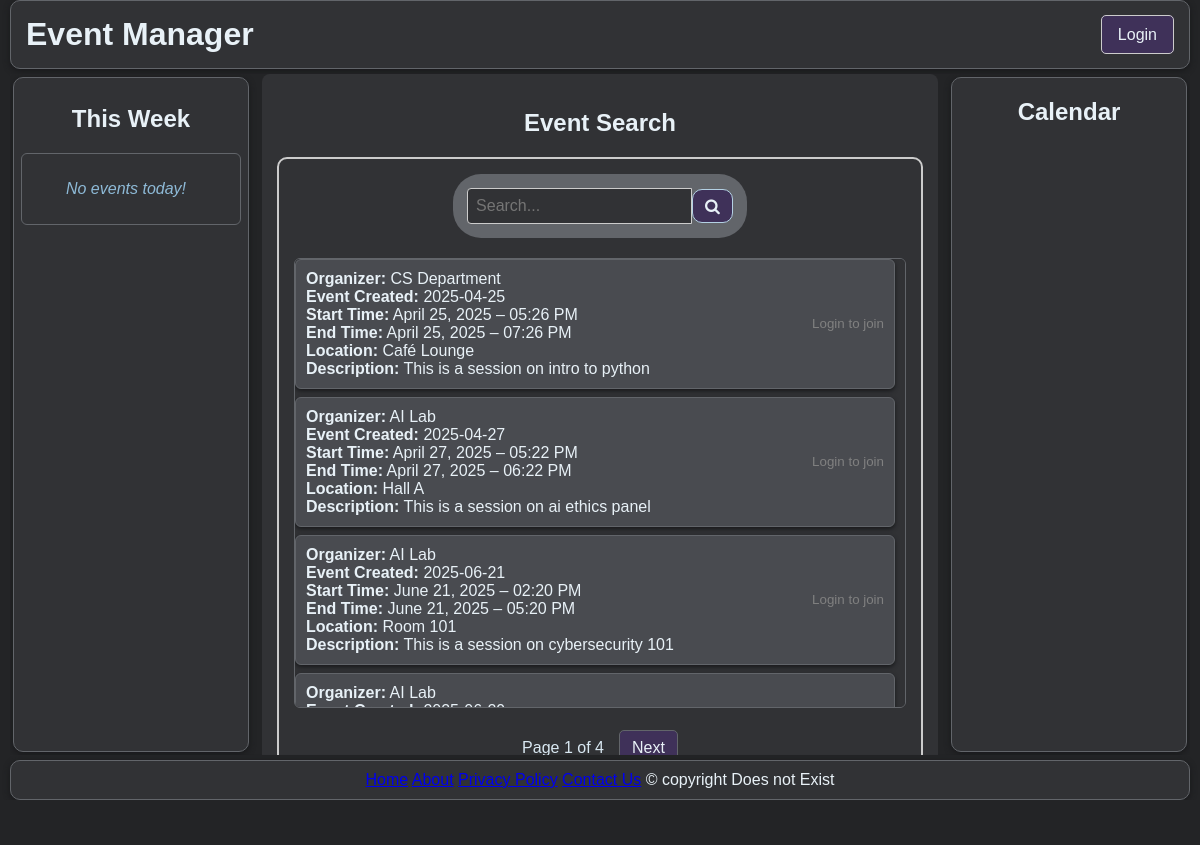
The page / on the database its author committed.
### src/event_model.py (models this page shows, shortened)
class Events(Base):
    __tablename__ = "events"
    uid: Mapped[int] = mapped_column(Integer, primary_key=True, index=True)
    owner_uid: Mapped[int] = mapped_column(Integer, index=True)
    title: Mapped[str] = mapped_column(String, nullable=False)
    date: Mapped[DateTime] = mapped_column(DateTime, nullable=True)
    start_time: Mapped[DateTime] = mapped_column(DateTime, nullable=False)
    end_time: Mapped[DateTime] = mapped_column(DateTime, nullable=True)
    location: Mapped[str] = mapped_column(String, nullable=True)
    event_type: Mapped[str] = mapped_column(String, nullable=True)
    organizer: Mapped[str] = mapped_column(String, nullable=True, default="Unknown")
    tags: Mapped[str] = mapped_column(String, nullable=True, default="")
    image_urls: Mapped[str] = mapped_column(String, nullable=True, default="")
    description: Mapped[str] = mapped_column(String, nullable=True)
    archived: Mapped[bool] = mapped_column(default=False)
    attendees: Mapped[list["User"]] = relationship(
        "User",
        secondary="event_signups",
        back_populates="events"
    )

### main.py (the view, shortened to what this page needs)
@app.get("/", response_class=HTMLResponse)
def main(
    request: Request,
    db_event: Session = Depends(get_event_session),
    current_user: Optional[UserBase] = Depends(get_current_user),
    page: int = 1,
    per_page: int = 20
):
    from datetime import timedelta
    today = date.today()
    start_of_week = today - timedelta(days=today.weekday())
    end_of_week = start_of_week + timedelta(days=6)
    events_this_week = []
    joined_event_ids = set()
    query = db_event.query(EventBase).filter(EventBase.archived == False)
    all_events = query.offset((page - 1) * per_page).limit(per_page).all()
    total_events = query.count()
    total_pages = (total_events + per_page - 1) // per_page
    return templates.TemplateResponse('home.html', {
        'request': request,
        'username': current_user.username if current_user else None,
        'events_today': events_this_week,
        'all_events': all_events,
        'page': page,
        'total_pages': total_pages,
        'joined_event_ids': joined_event_ids
    })

### db/session.py (called while the page is built)
def get_user_session():
    db = SessionLocal_usr()
    try:
        yield db
    finally:
        db.close()

def get_event_session():
    db = SessionLocal_usr()
    try:
        yield db
    finally:
        db.close()

### main.py (called while the page is built, shortened)
def get_current_user(request: Request, db: Session = Depends(get_user_session)):
    token = request.cookies.get("access_token")
    if not token:
        return None

### templates/home.html (shortened to what this page needs)
<!DOCTYPE html>
<html data-theme="dark">
<head>
  <link rel="stylesheet" href="/static/styles.css">
  <link rel="stylesheet" href="https://cdnjs.cloudflare.com/ajax/libs/font-awesome/4.7.0/css/font-awesome.min.css">
  <link href="https://cdn.jsdelivr.net/npm/fullcalendar@6.1.8/index.global.min.css" rel="stylesheet" />
</head>
<body>
  <div class="page-container">
    <div class="header">
      <div class="header-left">
        <h1>Event Manager</h1>
      </div>
      <div class="header-right">
        {% if username %}
          <a href="/profile/home" class="login-btn">Profile</a>
        {% else %}
          <a href="/login" class="login-btn">Login</a>
        {% endif %}
      </div>
    </div>
    <div class="content">
      <div class="left">
        <h2 style="text-align:center;">This Week</h2>
        <div class="menu scrollable-event-list">
          {% if not events_today %}
            <p style="padding: 10px; font-style: italic; color: var(--text-300);">No events today!</p>
          {% endif %}
        </div>
      </div>
      <div class="main">
        <div class="search-section">
          <h2 style="text-align:center;">Event Search</h2>
          <div class="search-box">
            <div class="search-centered">
              <div class="search">
                <form action="/search">
                  <input type="search" placeholder="Search..." name="search">
                  <button type="submit"><i class="fa fa-search"></i></button>
                </form>
              </div>
            </div>
            <div class="search-centered">
              <div class="scrollable-event-list-home">
                {% if all_events %}
                  {% for event in all_events %}
                    <div class="event-card">
                      <div class="event-inner">
                        <div class="event-details">
                          <span><b>Organizer:</b> {{ event.organizer }}</span><br>
                          <span><b>Event Created:</b> {{ event.date.strftime('%Y-%m-%d') }}</span><br>
                          <span><b>Start Time:</b> {{ event.start_time.strftime('%B %d, %Y – %I:%M %p') }}</span><br>
                          <span><b>End Time:</b> {{ event.end_time.strftime('%B %d, %Y – %I:%M %p') }}</span><br>
                          <span><b>Location:</b> {{ event.location }}</span><br>
                          <span><b>Description:</b> {{ event.description }}</span><br>
                        </div>
                        <div class="scroll-join-button">
                          {% if username %}
                          {% set is_joined = event.uid in joined_event_ids %}
                          <button
                            class="join-btn"
                            onclick="toggleJoin({{ event.uid }}, this)"
                            data-joined="{{ 'true' if is_joined else 'false' }}"
                          >
                            {{ 'Joined!' if is_joined else 'Join' }}
                          </button>
                          {% else %}
                            <small style="color: gray;">Login to join</small>
                          {% endif %}
                        </div>
                      </div>
                    </div>
                  {% endfor %}
                {% else %}
                  <p style="color: var(--text-300); font-style: italic;">No events available.</p>
                {% endif %}
              </div>
            </div>
            <div class="pagination">
              <span>Page {{ page }} of {{ total_pages }}</span>
              {% if page < total_pages %}
                <a href="/?page={{ page + 1 }}">Next</a>
              {% endif %}
            </div>
          </div>
        </div>
      </div>
      <div class="right">
        <h2 style="margin-bottom: 10px;">Calendar</h2>
      </div>
    </div>
    <div class="footer">
      <div class="botnav">
        <a class="active" href="#home">Home</a>
        <a href="#About">About</a>
        <a href="#pPolicy">Privacy Policy</a>
        <a href="#Contact">Contact Us</a>
        <a>© copyright Does not Exist </a>
      </div>
    </div>
  </div>
</body>
</html>

### rows shown on the page
Events: organizer "CS Department", date "2025-04-25", start_time "April 25, 2025 – 05:26 PM", end_time "April 25, 2025 – 07:26 PM", location "Café Lounge", description "This is a session on intro to python", shows "Login to join"
Events: organizer "AI Lab", date "2025-04-27", start_time "April 27, 2025 – 05:22 PM", end_time "April 27, 2025 – 06:22 PM", location "Hall A", description "This is a session on ai ethics panel", shows "Login to join"
Events: organizer "AI Lab", date "2025-06-21", start_time "June 21, 2025 – 02:20 PM", end_time "June 21, 2025 – 05:20 PM", location "Room 101", description "This is a session on cybersecurity 101", shows "Login to join"
Events: organizer "AI Lab"

### other values the page prints
{{ page }} "1"
{{ total_pages }} "4"
